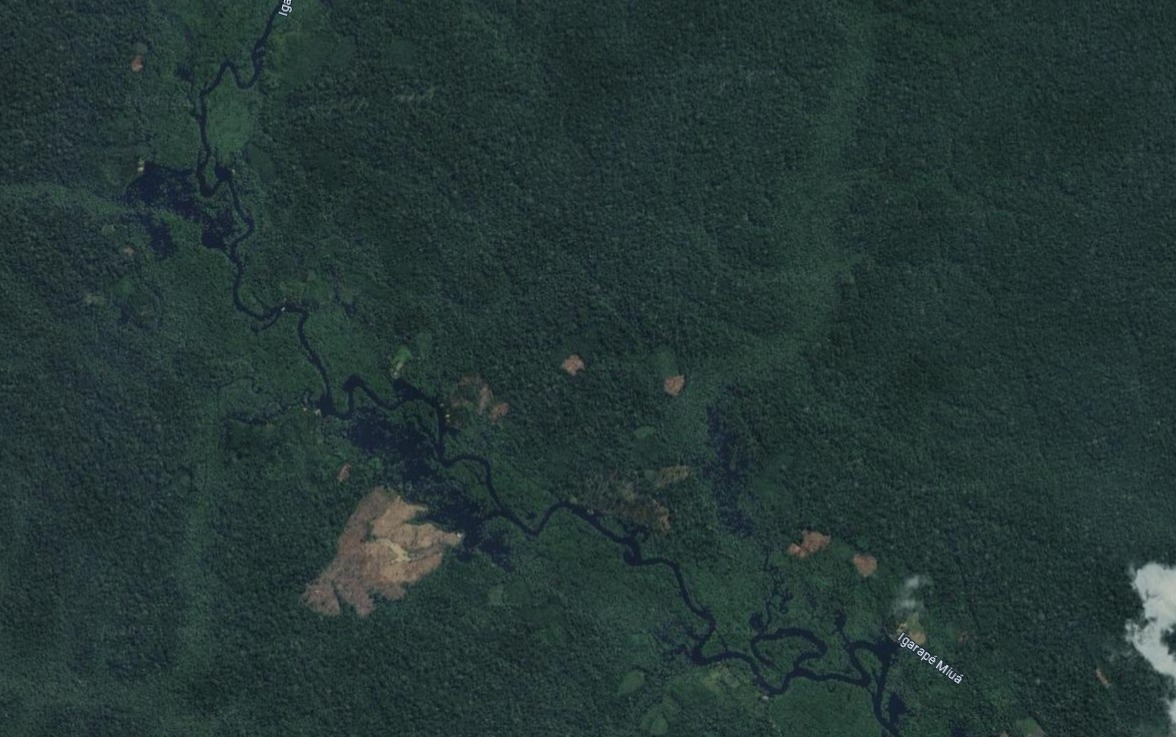
#> input picture imagem_satelite.jpeg, 1176 x 737 px, found by its file name
$ python destacar_agua.py
#> lines starting #> are read from the running program, lines starting #| are printed output that depends on the picture; after the words box and inside, x2 and y2 are one past the last pixel; in counts of white or black regions, pixels touching at a corner belong together
import cv2
import numpy as np
import matplotlib.pyplot as plt
from skimage.filters import threshold_otsu

# Carregar a imagem
imagem = cv2.imread(r"C:\Users\Arthur\Downloads\projeto_destacar_rios\imagem_satelite.jpeg")
#> imagem is the input picture: shape (737, 1176, 3); mean B, G, R 54.3, 55.6, 37.1

imagem_rgb = cv2.cvtColor(imagem, cv2.COLOR_BGR2RGB)

# Converter para tons de cinza
gray = cv2.cvtColor(imagem, cv2.COLOR_BGR2GRAY)

# Aplicar filtro de suavização
blur = cv2.GaussianBlur(gray, (5, 5), 0)

# Realçar os rios com threshold adaptativo
thresh_val = threshold_otsu(blur)
#> thresh_val = 79
mascara = blur < thresh_val  # regiões mais escuras (rios)
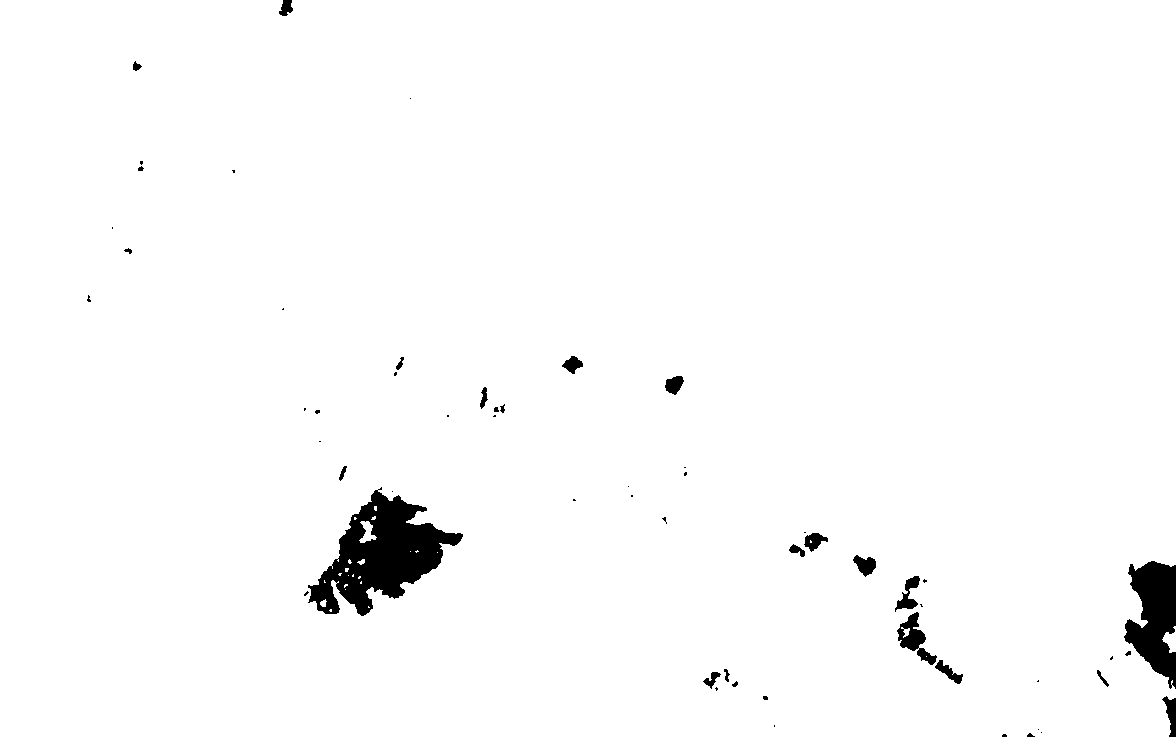
#> mascara: shape (737, 1176) bool; 98% white; 57 black regions (31 under 20 px), largest, box (x1, y1, x2, y2) and area: (308, 487, 463, 616) 8999, (1124, 561, 1176, 689) 4191, (897, 612, 937, 665) 790

# Criar máscara colorida azul
mascara_colorida = np.zeros_like(imagem_rgb)
mascara_colorida[mascara] = [0, 255, 255]  # ciano

# Combinar com imagem original
imagem_destacada = cv2.addWeighted(imagem_rgb, 1, mascara_colorida, 0.7, 0)
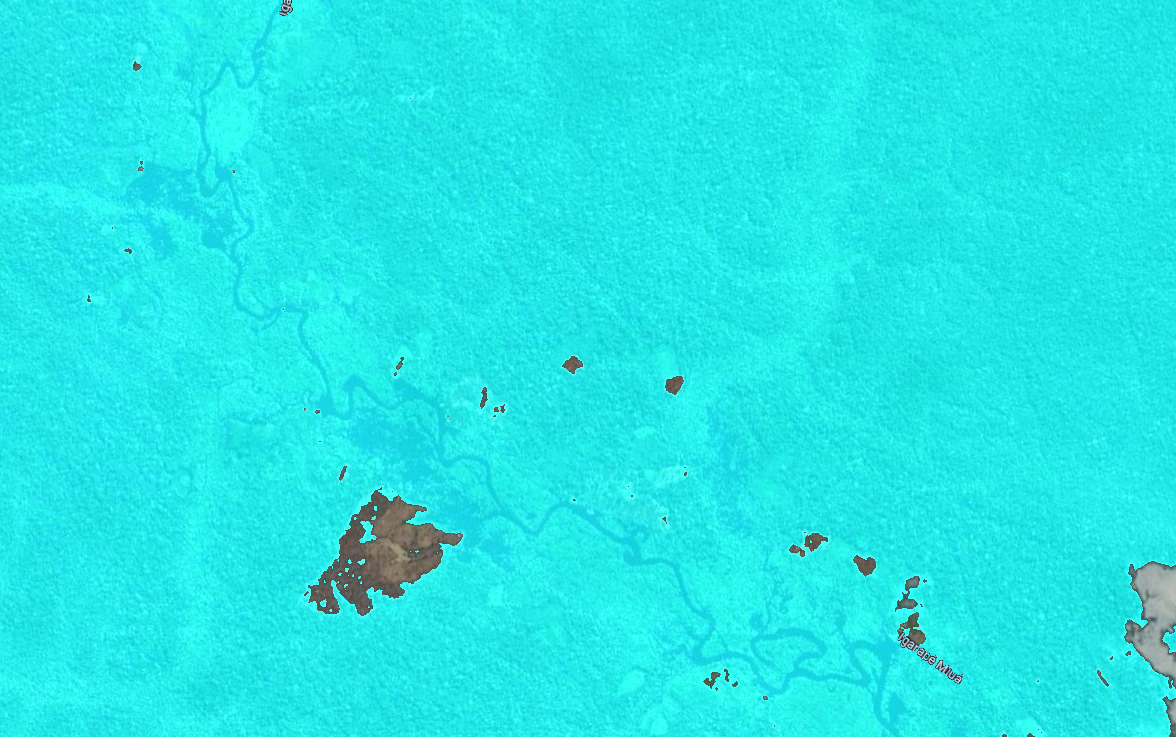
#> imagem_destacada: shape (737, 1176, 3); mean R, G, B 37.1, 230.6, 229.2

# Exibir
plt.figure(figsize=(10, 6))
plt.imshow(imagem_destacada)
plt.title("Rios destacados em azul sobre imagem original")
plt.axis('off')
plt.show()

$ run again, with imagem_rios.png saved as imagem_satelite.jpeg
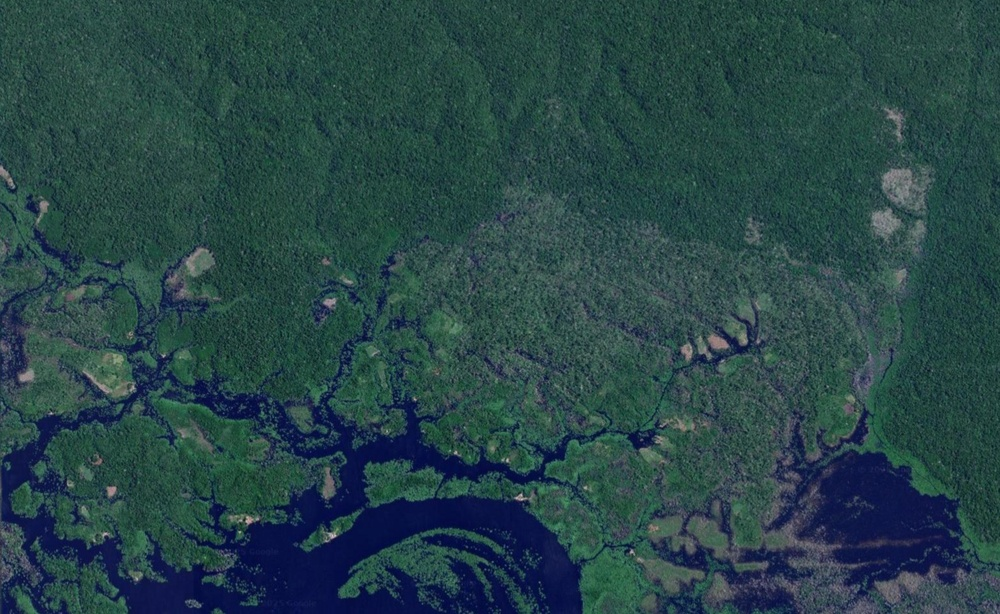
#> input picture imagem_rios.png, 1000 x 614 px, shrunk from 1556 x 955 before the run, found by its file name
#> imagem is the input picture: shape (614, 1000, 3); mean B, G, R 71.1, 68.6, 39.7
#> thresh_val = 48
#> `mascara = blur < thresh_val`:
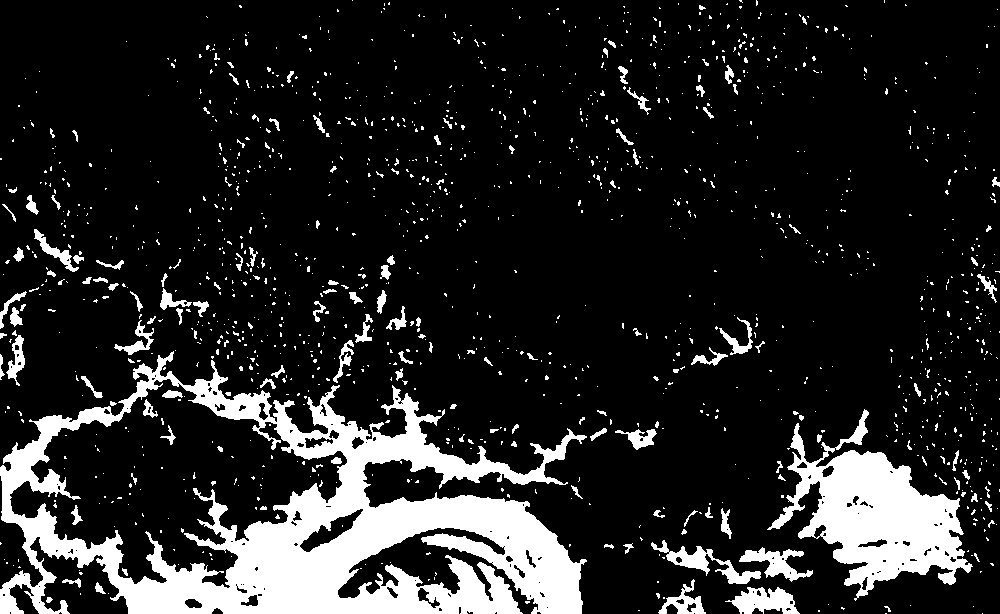
#> mascara: shape (614, 1000) bool; 14.8% white; 1393 white regions (1244 under 20 px), largest, box (x1, y1, x2, y2) and area: (0, 351, 587, 614) 55930, (767, 409, 973, 601) 15734, (651, 540, 761, 584) 1238
#> `imagem_destacada = cv2.addWeighted(imagem_rgb, 1, mascara_colorida, 0...`:
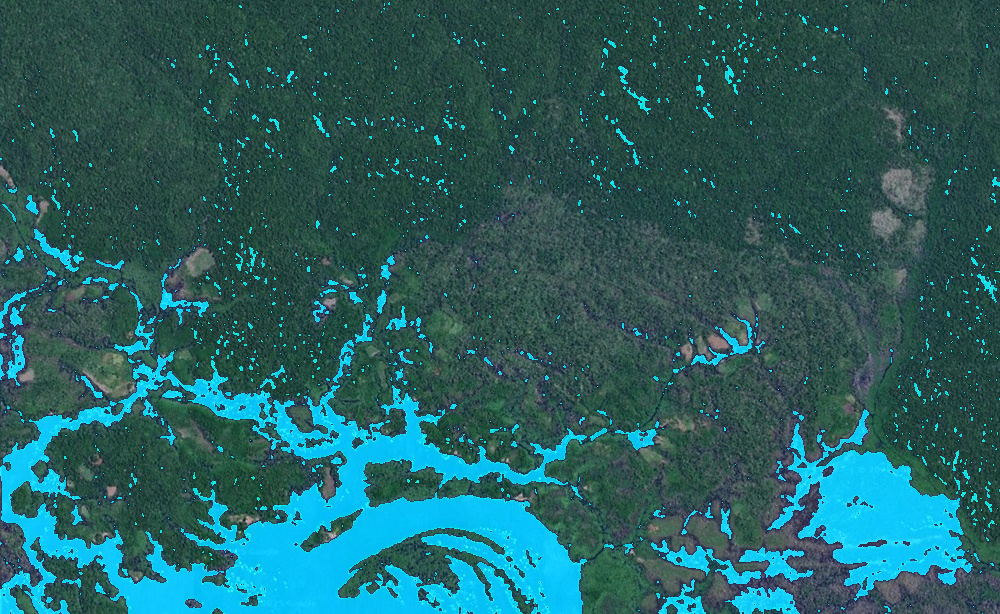
#> imagem_destacada: shape (614, 1000, 3); mean R, G, B 39.7, 95.1, 97.4
